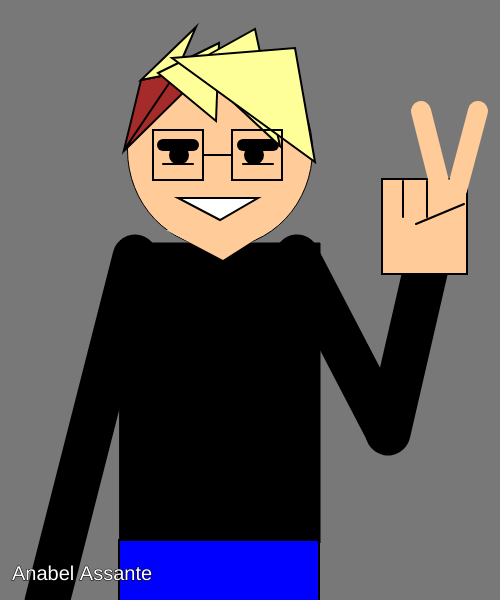
Frame 1 (no input)
Frame 60 (no input): identical to frame 1, image omitted
Frame 120 (the mouse pressed at the canvas centre since frame 60): identical to frame 1, image omitted

The p5.js sketch that drew this single still picture (run headless with seeded random() and noise() and a simulated clock; from frame 60 on, the mouse is pressed at the canvas centre):

// p5.js sketch
// ── sketch.js
var x = 100;
var y = 100;

function setup()
{
    createCanvas (500, 600);

}
function draw()
{
    background(120);
    fill(255, 204, 153)
    ellipse(220,150, 185, 195)
    fill(0, 0, 0)
    rect(120, 243, 200, 300)
    fill(255, 204, 153)
    noStroke();
    triangle(166, 230, 270, 230, 223, 260 )
    fill(0, 0, 0)
    point(176, 145);
    point(269, 145);
    stroke('black');
    strokeWeight(12)
    line(163, 145, 193, 145);
    line(243, 145, 273, 145);
    strokeWeight(2);
    strokeWeight(20);
    point(179, 155)
    point(254, 155)
    strokeWeight(2)
    line(163, 164, 193, 164)
    line(243, 164, 273, 164)
    fill(255, 255, 255)
    triangle(178, 198, 258, 198, 220, 220)
    strokeWeight(45)
    line(297, 257, 387, 430)
    line(388, 433, 432, 242)
    line(135, 257, 47, 602 )
    strokeWeight(2)
    fill(255, 204, 153)
    rect(382, 179, 85, 95)
    line(403, 181, 403, 217)
    line(427, 181, 427, 217)
    stroke(255, 204, 153)
    strokeWeight(20)
    line(441, 190, 421, 111)
    line(457, 190, 478, 111 )
    strokeWeight(2)
    stroke(0, 0, 0)
    line(464, 204, 416, 224)
    fill('blue')
    rect(119, 540, 200, 300)
    fill('brown')
    triangle(158, 80, 191, 85, 127, 148 )
    triangle(141, 80, 176, 73, 124, 150 )
    fill(255, 255, 153)
    triangle(141, 80, 176, 73, 196, 27 )
    triangle(158, 73, 219, 43, 216, 121 )
    triangle(192, 64, 255, 29, 280, 146)
    triangle(172, 58, 295, 48, 315, 162 )
    noFill();
    rect(153, 130, 50, 50)
    rect(232, 130, 50, 50)
    line(203,155, 231, 155)
    fill('white')
    strokeWeight(1)
    textSize(20);
    text("Anabel Assante", 12, 580)
}

// ── SelfPortrait.html
<html>
    <head>
        <title>Self Portrait</title>
        <script src="https://cdnjs.cloudflare.com/ajax/libs/p5.js/1.1.9/p5.min.js"></script>
        <script src="sketch.js"> </script>
    </head>
    <body>

    </body>
</html>
